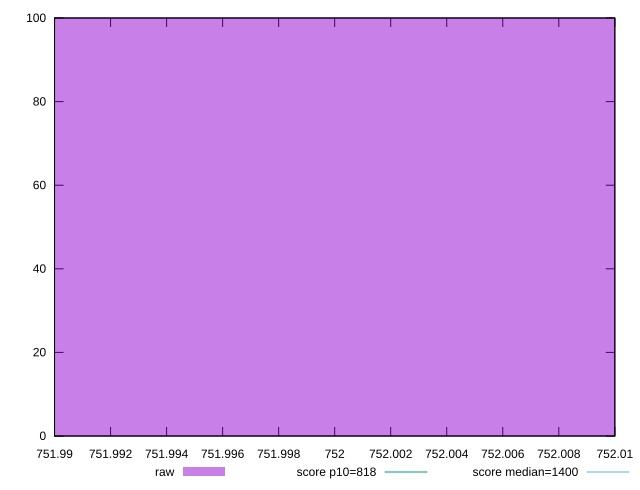

Generate this figure with gnuplot:
reset

$raw <<EOF
752 100
EOF

set key outside below
set boxwidth 0.1
set xrange [751.99:752.01]
set yrange [0:100]
set trange [0:100]
set style fill transparent solid 0.5 noborder

set parametric
set terminal svg size 640, 490 enhanced background rgb 'white'
set output "reports/report_00031_2021-02-24T23-18-18.084Z/dom-size/samples/music/raw/histogram.svg"

plot $raw title "raw" with boxes, \
     818,t title "score p10=818", \
     1400,t title "score median=1400"

reset
